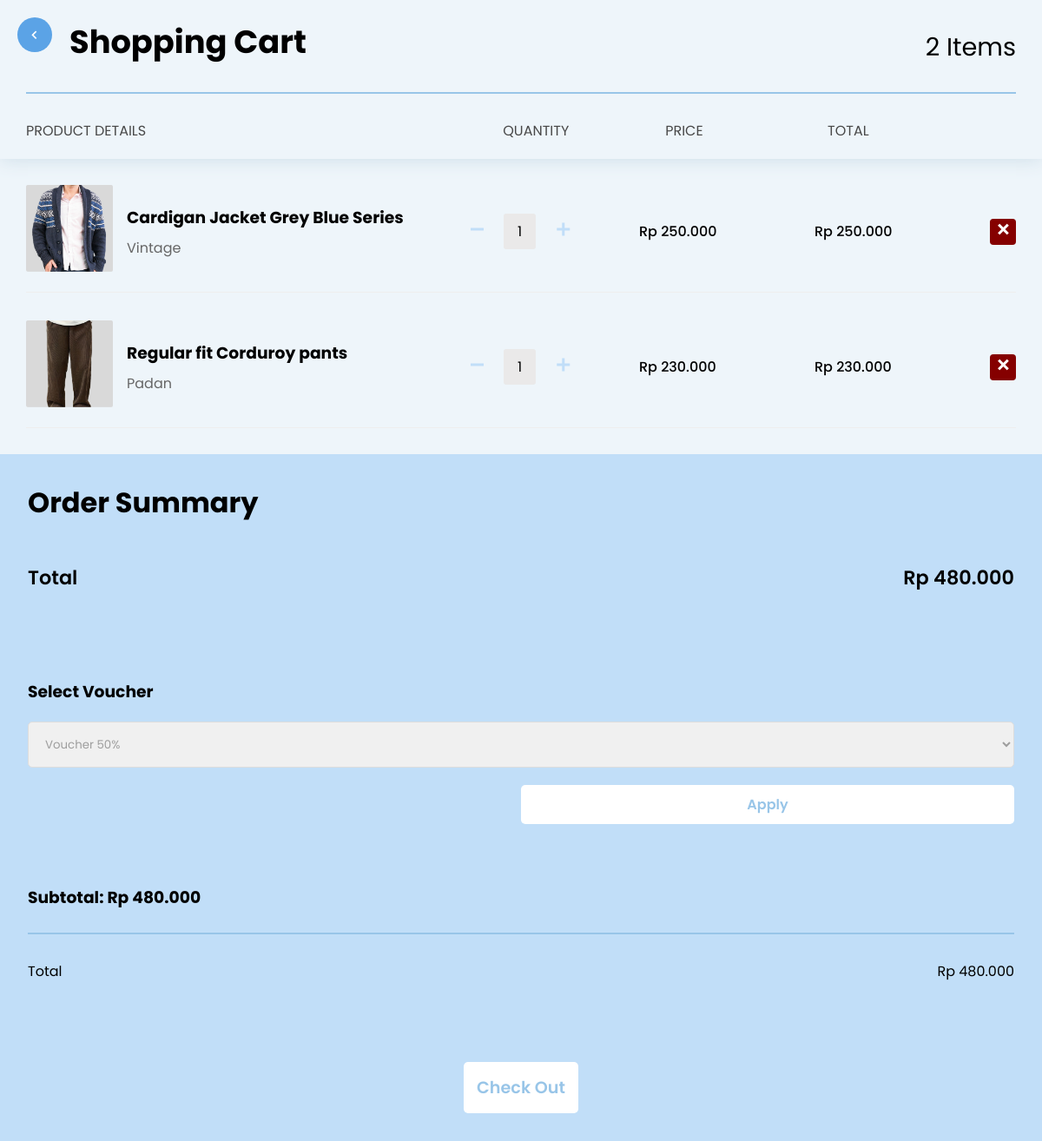
/Dashboard/Cart/cart.php (signed in), run on the app's committed database.
### tables this page shows
CREATE TABLE `keranjang` (
  `id` int(11) NOT NULL,
  `user_id` int(11) NOT NULL,
  `product_id` int(11) NOT NULL,
  `quantity` int(11) NOT NULL DEFAULT 1,
  `status` enum('pending','checked_out') DEFAULT 'pending',
  `created_at` timestamp NOT NULL DEFAULT current_timestamp(),
  `stock` int(11) DEFAULT NULL
);

CREATE TABLE `produk` (
  `id` int(11) NOT NULL,
  `product_photo` varchar(255) NOT NULL,
  `brand` varchar(100) NOT NULL,
  `product_name` varchar(150) NOT NULL,
  `price` decimal(10,3) NOT NULL,
  `stock` int(11) NOT NULL,
  `category` enum('male','female','unisex') NOT NULL,
  `size_chart` enum('S','M','L','XL','XXL') NOT NULL,
  `description` text DEFAULT NULL,
  `created_at` timestamp NOT NULL DEFAULT current_timestamp(),
  `user_id` int(11) NOT NULL,
  `displayed_on_home` tinyint(1) DEFAULT 0,
  `displayed_on_productpage` tinyint(1) NOT NULL DEFAULT 0
);

### Dashboard/Cart/cart.php (the view, shortened to what this page needs)
<?php
include '../../Authentication/db_connect.php';
$user_id = $_SESSION["user_id"];
$query = "SELECT SUM(quantity) AS total_items FROM keranjang WHERE user_id = ? AND status = 'pending'";
$stmt = $db->prepare($query);
$stmt->bind_param("i", $user_id);
$stmt->execute();
$result = $stmt->get_result();
$row = $result->fetch_assoc();
$total_items = $row['total_items'] ?? 0;
$total_query = "SELECT SUM(c.quantity * p.price) as cart_total
                FROM keranjang c
                JOIN produk p ON c.product_id = p.id
                WHERE c.user_id = ? AND c.status = 'pending'";
$stmt = $db->prepare($total_query);
$stmt->bind_param("i", $user_id);
$stmt->execute();
$total_result = $stmt->get_result();
$total_row = $total_result->fetch_assoc();
$cart_total = $total_row['cart_total'] ?? 0;
$query = "SELECT c.id, p.product_name, p.brand, p.product_photo, c.quantity, p.price, p.stock, (c.quantity * p.price) AS total_price
          FROM keranjang c
          JOIN produk p ON c.product_id = p.id
          WHERE c.user_id = ? AND c.status = 'pending'";
$stmt = $db->prepare($query);
$stmt->bind_param("i", $user_id);
$stmt->execute();
$result = $stmt->get_result();
?>
<!DOCTYPE html>
<html lang="en">
<head>
    <link rel="stylesheet" href="cart.css">
    <link href='https://unpkg.com/boxicons@2.1.4/css/boxicons.min.css' rel='stylesheet'>
</head>
<body>
    <div class="container">
        <section class="cart-section">
            <div class="cart-container">
                <a href="../Home/home.php" class="back-button" aria-label="Go back"><i class='bx bx-chevron-left'></i></a>
                <div class="cart-header">
                    <h1>Shopping Cart</h1>
                    <span><?php echo $total_items; ?> Items</span>
                </div>
                <div class="table-header">
                    <span>PRODUCT DETAILS</span>
                    <span></span>
                    <span>QUANTITY</span>
                    <span>PRICE</span>
                    <span>TOTAL</span>
                </div>
            </div>
            <div class="cart-items">
                <?php while ($row = mysqli_fetch_assoc($result)) : ?>
                    <div class="cart-item">
                        <div class="product-image">
                            <img src="<?= htmlspecialchars($row['product_photo']); ?>" alt="<?= htmlspecialchars($row['product_name']); ?>">
                        </div>
                        <div class="product-details">
                            <h3><?php echo $row['product_name']; ?></h3>
                            <p><?php echo $row['brand']; ?></p>
                        </div>
                        <div class="quantity-controls">
                            <button class="quantity-btn subtract" data-product-id="<?php echo $row['id']; ?>"
                                <?php echo $row['quantity'] <= 1 ? 'disabled' : ''; ?>>
                                <i class='bx bx-minus'></i>
                            </button>
                            <span class="quantity"><?php echo $row['quantity']; ?></span>
                            <button class="quantity-btn add" data-product-id="<?php echo $row['id']; ?>"
                                <?php echo $row['quantity'] >= $row['stock'] ? 'disabled' : ''; ?>>
                                <i class='bx bx-plus'></i>
                            </button>
                        </div>
                        <div class="price">Rp <?php echo htmlspecialchars($row['price']); ?></div>
                        <div class="total">Rp <?php echo htmlspecialchars($row['total_price']); ?></div>
                        <button class="delete-list" data-product-id="<?= htmlspecialchars($row['id']); ?>">
                            <i class="bx bx-x"></i>
                        </button>
                    </div>
                <?php endwhile; ?>
            </div>
        </section>
        <section class="order-summary">
            <h1>Order Summary</h1>
            <div class="total-amount">
                <div class="summary-row">
                    <span>Total</span>
                    <span>Rp <?php echo htmlspecialchars($cart_total); ?></span>
                </div>
            </div>
            <div class="voucher-section">
                <h3>Select Voucher</h3>
                <select class="voucher-select">
                    <option>Voucher 50%</option>
                </select>
                <div class="apply-btn">
                    <button>Apply</button>
                </div>
            </div>
            <div class="summary-details">
                <div class="summary-container">
                    <div class="summary-row">
                        <h3>Subtotal: Rp <?php echo htmlspecialchars($cart_total); ?></h3>
                    </div>
                </div>
                <div class="summary-row">
                    <span>Total</span>
                    <span>Rp <?php echo htmlspecialchars($cart_total); ?></span>
                </div>
            </div>
            <div class="checkout-btn">
                <a href="../Payment/payment.php">
                    <button>Check Out</button>
                </a>
            </div>
        </section>
    </div>
</body>
</html>

### Dashboard/Cart/cart.css (style rules this page uses)
:root { --primary-color: #98C5E8; --secondary-color: #EEF5FA; --background-blue: #C1DEF8; --font-color: #484848; --bar-bg-color: #F3F3F3; }
* { margin: 0; padding: 0; box-sizing: border-box; font-family: 'Poppins', sans-serif; }
body, html { height: 100vh; overflow: hidden; }
.container { display: flex; height: 100%; }
.cart-section { flex: 1; overflow-y: auto; background: var(--secondary-color); scrollbar-width: none; }
.cart-container { position: sticky; top: 0; background: var(--secondary-color); padding: 20px 30px 20px 30px; box-shadow: 0 2px 20px #d1e0ea; z-index: 9999; }
.order-summary { width: 400px; background: var(--background-blue); padding: 2rem; overflow-y: auto; scrollbar-width: none; }
.cart-header { display: flex; justify-content: space-between; align-items: end; margin-bottom: 30px; padding-bottom: 30px; border-bottom: 2px solid var(--primary-color); }
.cart-header h1 { margin-left: 50px; font-size: 2.3rem; }
.cart-header span { font-size: 1.8rem; }
.table-header { display: grid; grid-template-columns: 300px 4fr 3fr 3fr 3fr 30px; color: var(--font-color); }
.cart-items { display: flex; flex-direction: column; gap: 2rem; padding: 30px; }
.cart-item { display: grid; grid-template-columns: 100px 2fr 1fr 1fr 1fr 30px; align-items: center; gap: 1rem; padding-bottom: 1rem; border-bottom: 1px solid #eee; }
.product-image img { width: 100px; height: 100px; }
.product-details h3 { margin-bottom: 0.5rem; }
.product-details p { color: #666; }
.quantity-controls { display: flex; align-items: center; gap: 1rem; }
.quantity-controls span { background-color: #EAE9E9; padding: 8px 16px; border-radius: 3px; }
.quantity-btn { width: 30px; height: 30px; border: none; background: transparent; border-radius: 4px; cursor: pointer; transition: 0.2s all ease-in; }
.quantity-btn i { font-size: 1.5rem; color: var(--background-blue); font-weight: 600; }
.price, .total { font-weight: 500; }
.delete-list { width: 30px; height: 30px; border: none; background: rgb(133, 0, 0); border-radius: 4px; cursor: pointer; transition: 0.2s all ease-in; }
.delete-list i { font-weight: 600; font-size: 1.5rem; color: white }
.order-summary h1 { font-size: 2rem; padding-bottom: 20px; margin-bottom: 25px; }
.total-amount { font-size: 1.4rem; font-weight: 600; margin-bottom: 100px; }
.voucher-section { margin: 2rem 0; }
.voucher-section h3 { margin-bottom: 20px; }
.voucher-select { width: 100%; padding: 15px; color: #9E9E9E; background-color: #F0F0F0; margin-bottom: 20px; border: 1px solid #ddd; border-radius: 5px; }
.apply-btn { width: 100%; display: flex; justify-content: end; margin-bottom: 70px; }
.apply-btn button { width: 50%; padding: 10px; color: var(--primary-color); font-size: 1rem; font-weight: 600; background: white; border: none; border-radius: 5px; cursor: pointer; }
.summary-container { border-bottom: 2px solid var(--primary-color); padding-bottom: 10px; margin-bottom: 30px; }
.summary-details { margin: 2rem 0; }
.summary-row { display: flex; justify-content: space-between; margin-bottom: 1rem; }
.checkout-btn { display: flex; justify-content: center; }
.checkout-btn button { width: 100%; padding: 15px; background: white; font-weight: 600; color: var(--primary-color); border: none; border-radius: 5px; font-size: 1.2rem; cursor: pointer; margin-top: 60px; transition: 0.2s all ease-in; }
.back-button { position: absolute; top: 20px; left: 20px; width: 40px; height: 40px; background-color: #5ba3e6; border-radius: 50%; display: flex; align-items: center; justify-content: center; color: white; text-decoration: none; font-size: 20px; margin-bottom: 50px; }
@media (max-width: 1260px) { .container { flex-direction: column; } }
@media (max-width: 1260px) { .order-summary { width: 100%; } }
@media (max-width: 1260px) { .cart-section, .order-summary { overflow-y: visible; } }
@media (max-width: 1260px) { body, html { height: auto; overflow: auto; } }

### data on the page
keranjang: product.product_photo (picture), product.product_name "Cardigan Jacket Grey Blue Series", product.brand "Vintage", quantity "1", product.price "250.000", total_price "250.000"
keranjang: product.product_photo (picture), product.product_name "Regular fit Corduroy pants", product.brand "Padan", quantity "1", product.price "230.000", total_price "230.000"

### other printed values
$total_items "2"
$cart_total "480.000"
